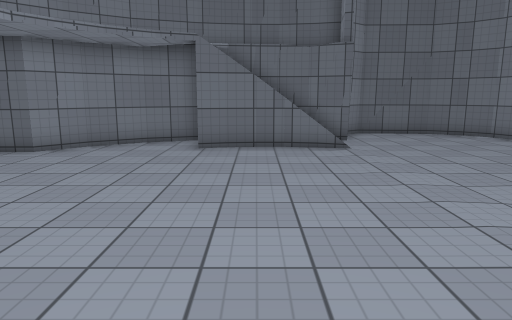
view 1 (above)

12 first-person views from a walk through a scene from a Unity 3-D project. The camera is 1.5 m above the floor, tilts 10° down and sees 70° across. The floor is counted in squares, 1 m on a side. Each view is taken from the middle of a square. On the plan, view 1 faces up. The plan holds only what a view shows up to about 16 squares ahead; the rest is blank. The place goes on beyond the plan. The player character is not drawn. Surface patterns are stand-ins for the level's own textures.

view 2
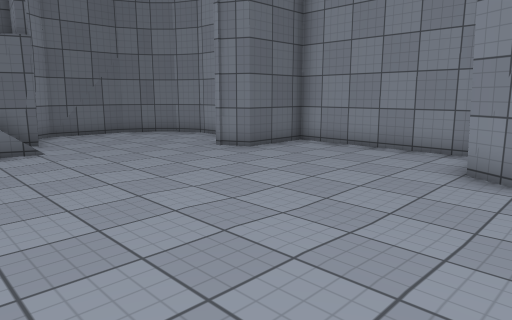

view 3
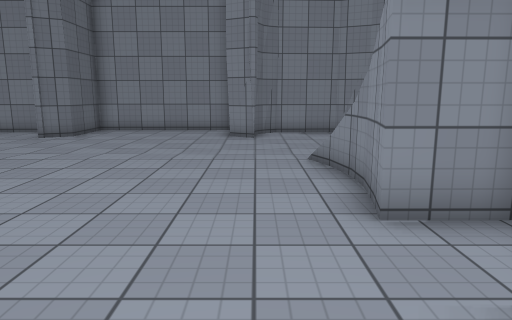

view 4
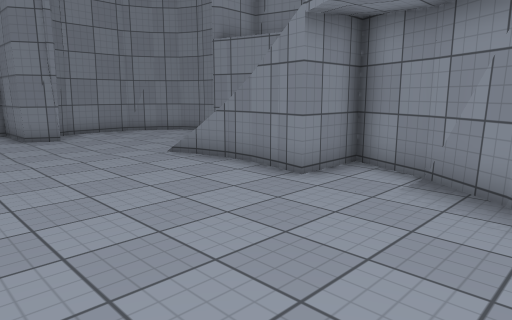

view 5
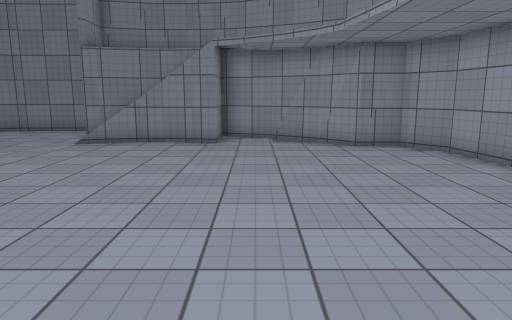

view 6
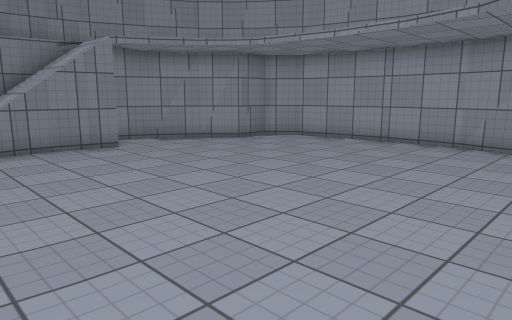

view 7
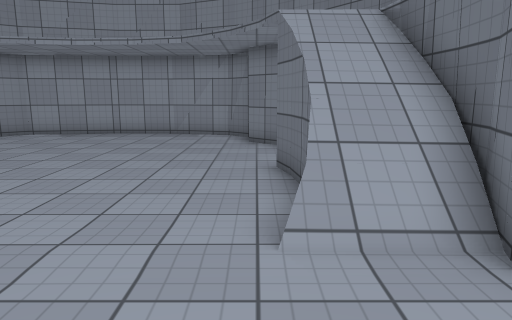

view 8
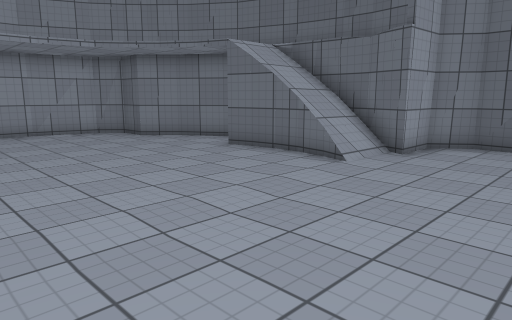

view 9
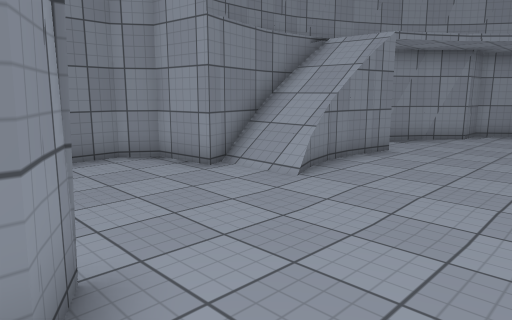

view 10
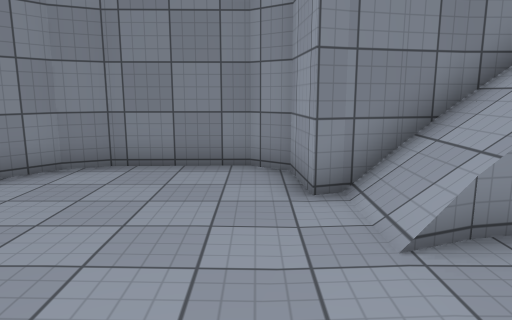

view 11
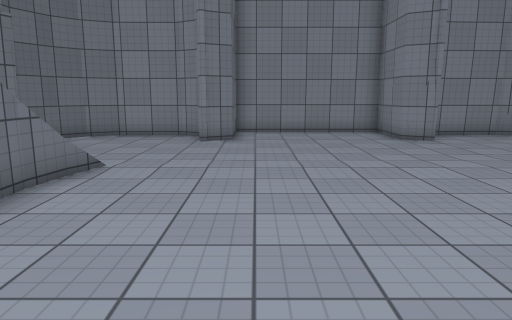

view 12
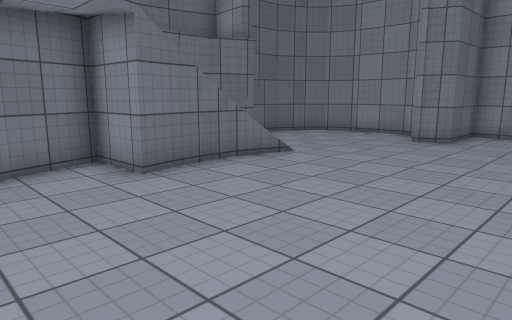

### Floor plan
Key: @ floor where view 1 was taken; # wall or solid block; . main floor; : floor 3 m higher than the main floor; + floor 3.25 m higher than the main floor; / step, stairs or slope; = window, fence, low wall or low ledge.
Columns run from 9 left of view 1 to 10 right of it. Each row starts with its distance up from view 1.
 15         ##########
 14      ###    #....##
 13    ##   /++:#.....#
 12   ##++///////.....#
 11  ##+//./////......#
 10  #+/..............#
  9 # ...............##
  8 #................###
  7 #..................#
  6  ..................#
  5  ..................#
  4 #..................#
  3 #..................#
  2 #................###
  1 ##...............##
  0 ####.....@........#
 -1   ##=../////......#
 -2    ### /////......#
 -3      ###///##.....#
 -4       #######....##
 -5             ######

Where each view was taken, in squares from view 1:
view 1: 0 up, 0 right, facing up
view 2: 0 up, 0 right, facing up-right
view 3: 1 up, 6 left, facing right
view 4: 5 up, 6 left, facing down-right
view 5: 11 up, 3 left, facing down
view 6: 10 up, 3 right, facing down-left
view 7: 10 up, 6 right, facing left
view 8: 3 up, 7 right, facing up-left
view 9: 4 up, 8 right, facing down-left
view 10: 3 up, 4 right, facing down
view 11: 7 up, 5 left, facing right
view 12: 4 up, 5 left, facing up-right
